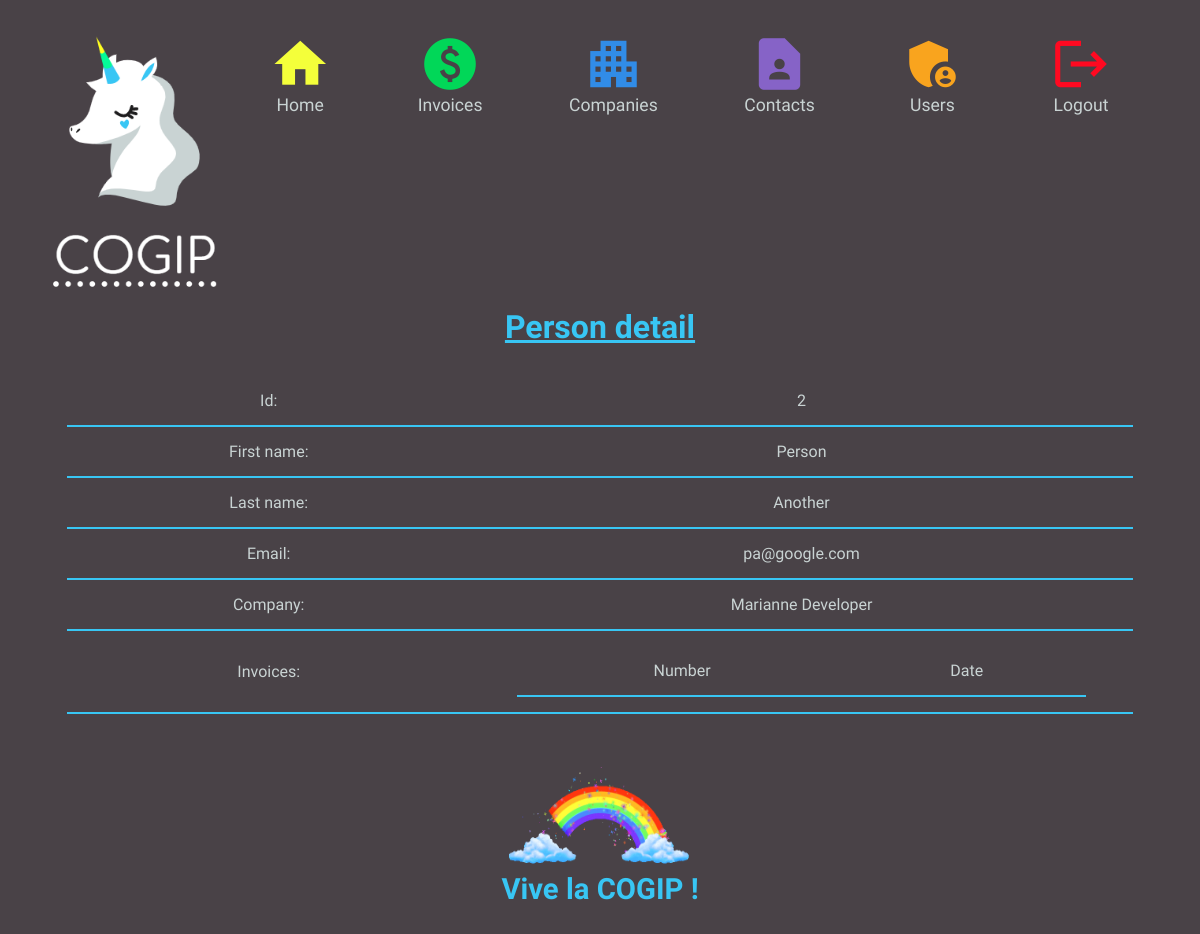
The page /peopleDetail/2 on the database as committed earlier.
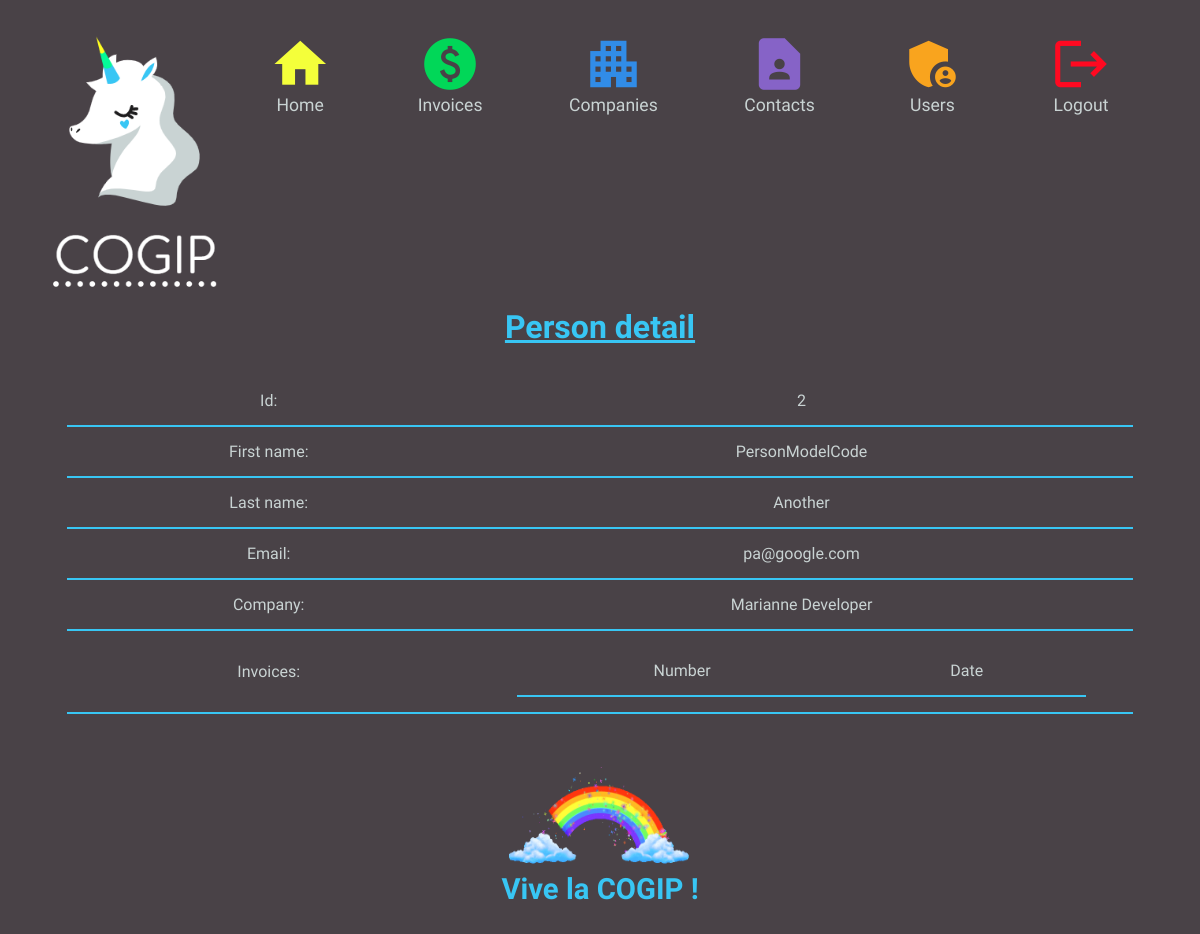
The same page on the database as committed later.
### tables this page shows
CREATE TABLE IF NOT EXISTS `person` (
                                         `id` int(11) UNSIGNED NOT NULL,
                                         `firstname` varchar(45) NOT NULL,
                                         `lastname` varchar(45) NOT NULL,
                                         `email` varchar(45) NOT NULL,
                                         `company_id` int(11) NOT NULL
);

CREATE TABLE IF NOT EXISTS `company` (
                                           `id` int(11) UNSIGNED NOT NULL,
                                           `name` varchar(45) NOT NULL,
                                           `country` varchar(45) NOT NULL,
                                           `vat` varchar(45) NOT NULL,
                                           `type_id` int(11) NOT NULL
);

### controllers/controller.php (called while the page is built, shortened)
<?php
	class Controller
	{
		public function peopleDetailPage($id)
		{
			$peopleDetailModel = new PeopleDetailModel();
			$peopleDetailView = $peopleDetailModel->getPeopleDetail($id);
			include_once "views/peopleDetailView.php";
		}
	}

### src/Router/Route.php (called while the page is built, shortened)
<?php
	class Route
	{
		private $path;
		private $callable;
		private $matches = [];
		public function __construct($path, $callable) {
			$this->path = trim($path, '/');
			$this->callable = $callable;
		}
		public function match($url){
			$url = trim($url, '/');
			$path = preg_replace_callback('#:([\w]+)#', [$this, 'paramMatch'], $this->path);
			$regex = "#^$path$#i";
			if(!preg_match($regex, $url, $matches)) {
				return false;
			}
			array_shift($matches);
			$this->matches = $matches;
			return true;
		}
		public function call() {
			if(is_string($this->callable)) {
				$params = explode('#', $this->callable);
				$controller = new $controller();
				return call_user_func_array([$controller, $params[1]], $this->matches);
			} else {
				return call_user_func_array($this->callable, $this->matches);
			}
		}
	}

### src/Router/Router.php (called while the page is built, shortened)
<?php
	require_once 'Route.php';
	class Router
	{
		private $url;
		private $routes = [];
		public function __construct($url) {
			$this->url = $url;
		}
		private function add($path, $callable, $name, $method) {
			$route = new Route($path, $callable);
			$this->routes[$method][] = $route;
			return $route;
		}
		public function run() {
			foreach ($this->routes[$_SERVER['REQUEST_METHOD']] as $route) {
				if($route->match($this->url)) {
					return $route->call();
				}
			}
			throw new RouterException('No matching routes');
		}
	}

### index.php (called while the page is built)
<?php
	require_once 'src/Router/Router.php';
	require_once "controllers/controller.php";
	$router = new Router($_GET['url']);
	$router->get('/', "Controller#dashboard");
	$router->get('/dashboard', "Controller#dashboard");
	$router->get('/logout', "Controller#logout");
	$router->get('/create-person', "Controller#addNewPerson");
	$router->post('/create-person', "Controller#addNewPerson");
	$router->get('/create-invoice', "Controller#addNewInvoice");
	$router->post('/create-invoice', "Controller#addNewInvoice");
	$router->get('/create-company', "Controller#addNewCompany");
	$router->post('/create-company', "Controller#addNewCompany");
	$router->get('/edit_company/:id', "Controller#editCompany")->with('id', '[0-9]+');
	$router->post('/edit_company/:id', "Controller#editCompany")->with('id', '[0-9]+');
	$router->get('/delete_company/:id', "Controller#deleteCompany")->with('id', '[0-9]+');
	$router->post('/delete_company/:id', "Controller#deleteCompany")->with('id', '[0-9]+');
	$router->get('/edit_contact/:id', "Controller#editContact")->with('id', '[0-9]+');
	$router->post('/edit_contact/:id', "Controller#editContact")->with('id', '[0-9]+');
	$router->get('/delete_contact/:id', "Controller#deleteContact")->with('id', '[0-9]+');
	$router->post('/delete_contact/:id', "Controller#deleteContact")->with('id', '[0-9]+');
	$router->get('/companies', "Controller#companyPage");
	$router->get('/companyDetail/:id', "Controller#companyDetailPage")->with('id', '[0-9]+');
	$router->get('/clients', "Controller#clientsPage");
	$router->get('/clientsDetail/:id', "Controller#clientsDetailPage")->with('id', '[0-9]+');
	$router->get('/providers', "Controller#providersPage");
	$router->get('/providersDetail/:id', "Controller#providersDetailPage")->with('id', '[0-9]+');
	$router->get('/people', "Controller#peoplePage");
	$router->get('/peopleDetail/:id', "Controller#peopleDetailPage")->with('id', '[0-9]+');
    $router->get('/login', function() { $controller = new Controller(); $controller->login(); });
    $router->post('/login', function() { include_once "models/Auth/login.php"; });
    $router->get('/users', function() { $controller = new Controller(); $controller->users(); });
    $router->get('/newUser', function() { $controller = new Controller(); $controller->newUser(); });
    $router->post('/newUser', function() { $controller = new Controller(); $controller->newUser(); });
    $router->get('/confirmDelete', function() { $controller = new Controller(); $controller->confirmDeleteUser(); });
    $router->get('/deleteUser', function() { $controller = new Controller(); $controller->deleteUser(); });
    $router->get('/updateUser', function() { $controller = new Controller(); $controller->updateUser(); });
    $router->post('/updateUser', function() { $controller = new Controller(); $controller->updateUser(); });
    $router->get('/invoice', function() { $controller = new Controller(); $controller->invoicesList(); });
    $router->get('/editInvoice', function() { $controller = new Controller(); $controller->editInvoice(); });
    $router->post('/editInvoice', function() { $controller = new Controller(); $controller->editInvoice(); });
    $router->get('/confirmDeleteInvoice', function() { $controller = new Controller(); $controller->confirmDeleteInvoice(); });
    $router->get('/deleteInvoice', function() { $controller = new Controller(); $controller->deleteInvoice(); });
	try {
		$router->run();
	} catch (RouterException $e) {
	    echo $e->getMessage();
	}

### src/Config/Database.php (called while the page is built)
<?php
	class Database
	{
		private $host = 'localhost';
		private $dbname = 'accounting_cogip';
		private $login = 'root';
		private $password = 'root';
		function connect() {
			try {
				$dsn = "mysql:host={$this->host};dbname={$this->dbname};charset=utf8";
				$login = $this->login;
				$password = $this->password;
				$db = new PDO($dsn, $login, $password);
				$db->setAttribute(PDO::ATTR_ERRMODE, PDO::ERRMODE_EXCEPTION);
			}
			catch(Exception $e) {
				die("Error : " . $e->getMessage());
			}
			finally {
				return ($db);
			}
		}
	}

### models/PeopleDetailModel.php (called while the page is built, shortened)
<?php
include_once "src/Config/Database.php";
	class PeopleDetailModel
	{
		protected $pdo;
        protected $peopleDetailView;
		public function __construct() {
			$this->db = new Database();
			$this->pdo = $this->db->connect();
		}
        private function selectPeopleDetail($id){
            $sql = "SELECT person.id, person.firstname, person.lastname, person.email, company.name FROM person INNER JOIN company ON person.company_id = company.id WHERE person.id = ?";
            $stmt = $this->pdo->prepare($sql);
			$stmt->execute([$id]);
			$peopleDetailView = $stmt->fetch();
            $this->peopleDetailView = $peopleDetailView;
        }
		public function getPeopleDetail($id){
            $this->selectPeopleDetail($id);
            return $this->peopleDetailView;
		}
	}

### views/peopleDetailView.php (the view, shortened to what the changed rows need)
<?php require 'views/parts/header.php'; ?>
<h1> Person detail</h1>
<table>
<?php
include_once "models/PeopleDetailModel.php";
require_once "controllers/controller.php";
echo "<tr><td>Id: </td><td>" .$peopleDetailView['id'] ."</td></tr>"
    ."<tr><td>First name: </td><td>" .$peopleDetailView['firstname'] ."</td></tr>"
    ."<tr><td>Last name: </td><td>" .$peopleDetailView['lastname'] ."</td></tr>"
    ."<tr><td>Email: </td><td>" .$peopleDetailView['email'] ."</td></tr>"
    ."<tr><td>Company: </td><td>" .$peopleDetailView['name'] ."</td></tr>"
    ."<tr><td>Invoices: </td><td>"
    ."<table><tr><td>Number </td><td>Date </td></tr>";
echo "</table></td></tr>";
?>
</table>
<?php require 'views/parts/footer.php'; ?>

Rows that differ between the two databases and show on the page:
changed person "Another": firstname "Person" → "PersonModelCode"
